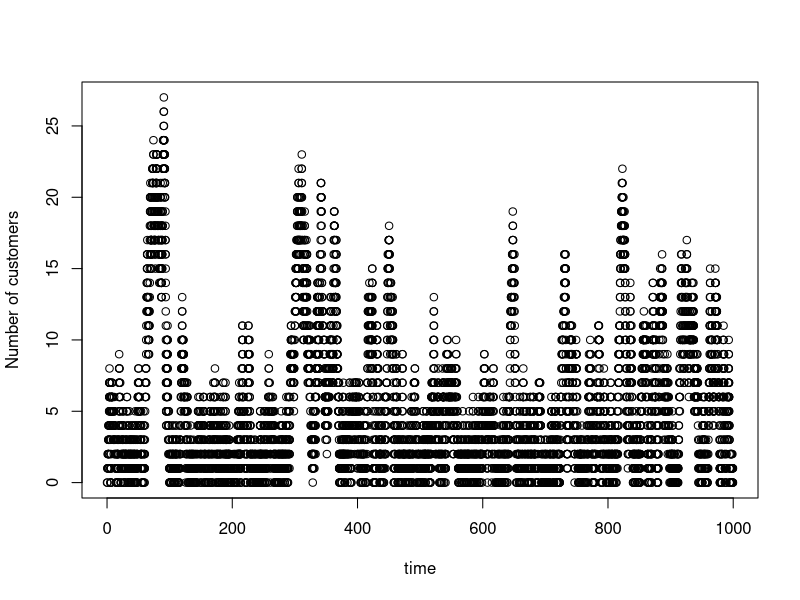
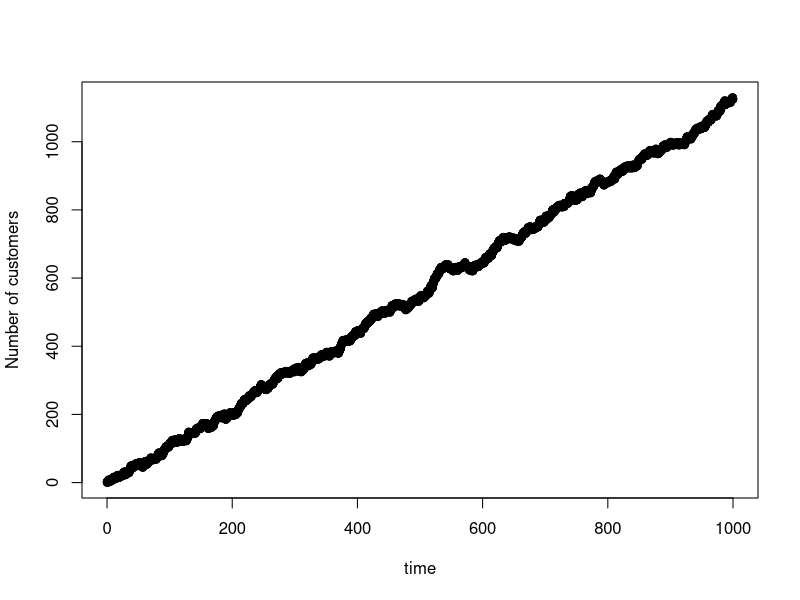

The R script that drew these images, in order:
## ---- chunk 1
knitr::opts_chunk$set(echo = TRUE)
set.seed(12)
## ---- chunk 2
lambda <- 4
mu <- 5

simulate_MM1 <- function(lambda=lambda, mu=mu, N0=0, Tmax=1000){
  #Initialize vectors to store each of the values of interest throughout the simulation
  events <- 0 #stores the type of event (1 for arrival, -1 for departure)
  Times <- 0 #times of events
  customers <- N0 #number of customers at each time in Times
  
  while(tail(Times,1) < Tmax){ #keep simulating until you have an event at a time greater than Tmax
    
    if(tail(customers,1)==0){ #separate behavior occurs if system currently has 0 customers
      tau <- rexp(1, rate=lambda) #interarrival intervals are exponentially distributed
      event <- 1 #only an arrival can occur if thre are 0 customers
      
    } else {
      tau <- rexp(1, rate=lambda+mu) #inter-event intervals are exponentially distributed
      if(runif(1,0,1) < lambda/(lambda+mu)){ #if runif is less than P(event = arrival)...
        event <- 1 #call the event an arrival
      } else{ 
        event <- -1 #otherwise, call the event a departure
      }
    }
    
    #now that we have simulatd one event, we need to do some accounting
    customers <- c(customers, tail(customers,1)+event)
    Times <- c(Times, tail(Times,1)+tau)
    events <- c(events, event)
  }
  
  #we need to toss out the information from the last event (it occured after Tmax)
  events <- head(events, -1)
  Times <- head(Times, -1)
  customers <- head(customers, -1)
  
  return(list(events,Times,customers))
}
## ---- chunk 3
sim <- simulate_MM1(lambda = 4, mu=5, N0=0, Tmax=1000)
plot(x=sim[[2]], y=sim[[3]], xlab="time", ylab="Number of customers") #number of customers vs time
## ---- chunk 4
sim2 <- simulate_MM1(lambda = 6, mu=5, N0=0, Tmax=1000)
plot(x=sim2[[2]], y=sim2[[3]], xlab="time", ylab="Number of customers") #number of customers vs time
